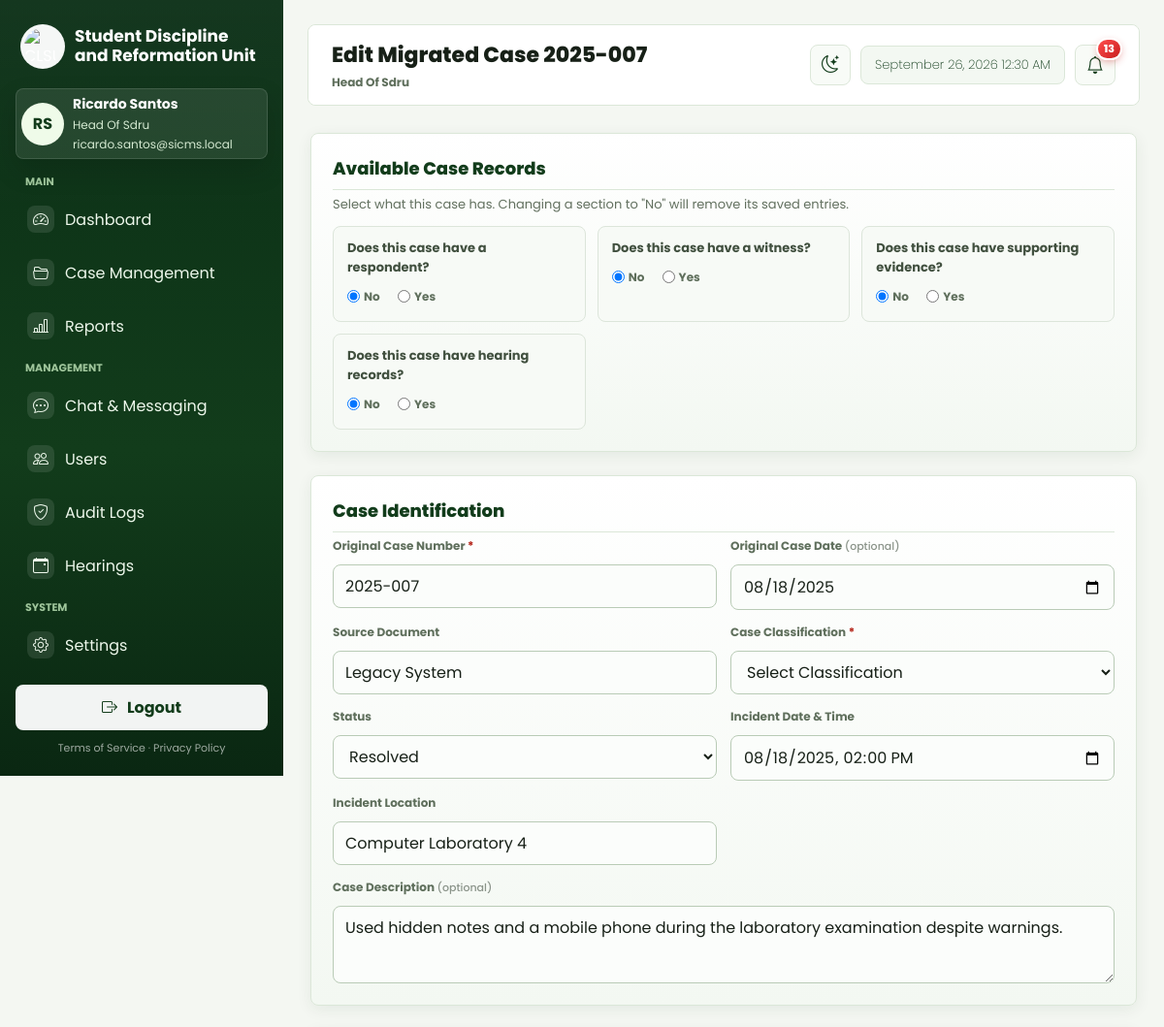
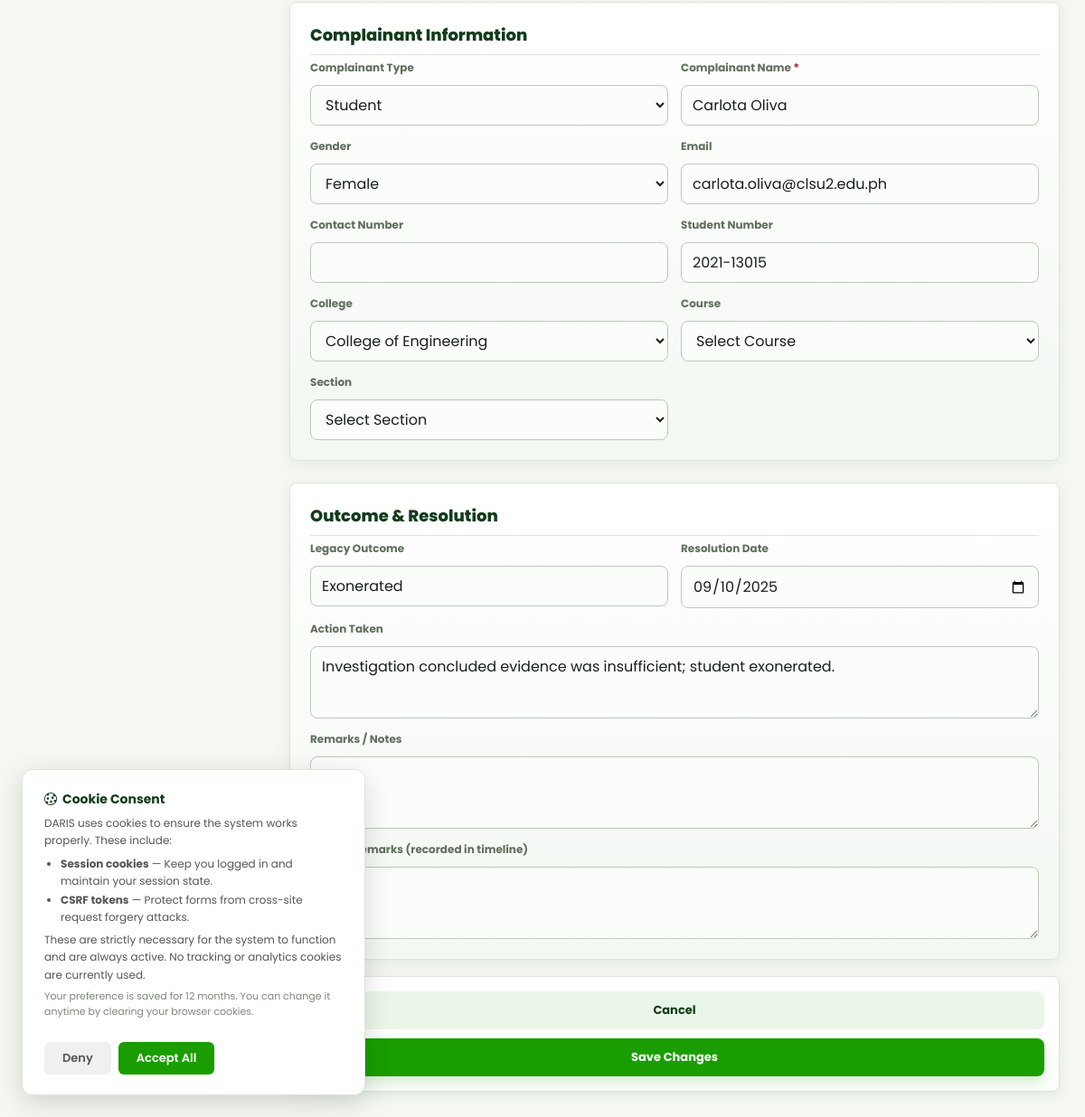
Screenshot of /web/views/legacy_cases/edit.php?id=30 (signed in) with the database file from the repository (2 pictures, top to bottom).
### tables this page shows
CREATE TABLE `accounts` (
  `account_id` int UNSIGNED NOT NULL,
  `first_name` varchar(100) NOT NULL,
  `last_name` varchar(100) NOT NULL,
  `email` varchar(255) NOT NULL,
  `password_hash` varchar(255) DEFAULT NULL,
  `auth_provider` varchar(50) DEFAULT NULL,
  `role` varchar(50) NOT NULL DEFAULT 'student',
  `status` varchar(20) NOT NULL DEFAULT 'active',
  `college_id` int UNSIGNED DEFAULT NULL,
  `student_number` varchar(50) DEFAULT NULL,
  `college` varchar(255) DEFAULT NULL,
  `course` varchar(255) DEFAULT NULL,
  `section` varchar(50) DEFAULT NULL,
  `created_at` datetime NOT NULL DEFAULT CURRENT_TIMESTAMP,
  `updated_at` datetime NOT NULL DEFAULT CURRENT_TIMESTAMP ON UPDATE CURRENT_TIMESTAMP,
  `phone_number` varchar(20) NOT NULL DEFAULT '',
  `gender` varchar(20) NOT NULL DEFAULT '',
  `birthday` date DEFAULT NULL,
  `address` text NOT NULL,
  `profile_pic` varchar(255) DEFAULT NULL
);

CREATE TABLE `complaints` (
  `complaint_id` int UNSIGNED NOT NULL,
  `case_number` varchar(50) NOT NULL,
  `complaint_title` varchar(255) NOT NULL,
  `submitted_by_account_id` int UNSIGNED NOT NULL,
  `complainant_name` varchar(255) NOT NULL,
  `complainant_gender` varchar(20) DEFAULT NULL,
  `complainant_age` int UNSIGNED DEFAULT NULL,
  `complainant_address` text,
  `complainant_type` varchar(50) NOT NULL DEFAULT 'Student',
  `complainant_relationship` varchar(100) DEFAULT NULL,
  `complainant_employee_no` varchar(100) DEFAULT NULL,
  `complainant_department` varchar(255) DEFAULT NULL,
  `complainant_position` varchar(255) DEFAULT NULL,
  `complainant_affiliation` varchar(255) DEFAULT NULL,
  `complainant_purpose` varchar(255) DEFAULT NULL,
  `complainant_student_no` varchar(50) DEFAULT NULL,
  `complainant_email` varchar(255) DEFAULT NULL,
  `complainant_contact` varchar(50) DEFAULT NULL,
  `complainant_college` varchar(255) DEFAULT NULL,
  `complainant_course` varchar(255) DEFAULT NULL,
  `complainant_year_level` varchar(50) DEFAULT NULL,
  `complainant_section` varchar(50) DEFAULT NULL,
  `complainant_course_year` varchar(100) DEFAULT NULL,
  `case_classification` varchar(100) NOT NULL,
  `incident_datetime` datetime DEFAULT NULL,
  `incident_location` varchar(255) DEFAULT NULL,
  `complaint_details` text,
  `status` varchar(50) NOT NULL DEFAULT 'Under Investigation',
  `respondent_released_at` datetime DEFAULT NULL,
  `respondent_released_by_account_id` int UNSIGNED DEFAULT NULL,
  `respondent_visibility` text,
  `assigned_coordinator_account_id` int UNSIGNED DEFAULT NULL,
  `assigned_reformation_coordinator_account_id` int UNSIGNED DEFAULT NULL,
  `reformation_completed_at` datetime DEFAULT NULL,
  `submitted_at` datetime NOT NULL DEFAULT CURRENT_TIMESTAMP,
  `created_at` datetime NOT NULL DEFAULT CURRENT_TIMESTAMP,
  `updated_at` datetime NOT NULL DEFAULT CURRENT_TIMESTAMP ON UPDATE CURRENT_TIMESTAMP,
  `case_source` varchar(20) NOT NULL DEFAULT 'Online Submission',
  `original_case_date` date DEFAULT NULL,
  `legacy_outcome` varchar(255) DEFAULT NULL,
  `action_taken` text,
  `resolution_date` date DEFAULT NULL,
  `remarks_notes` text,
  `legacy_entry_source` varchar(100) DEFAULT NULL,
  `outcome` text
);

### web/views/legacy_cases/edit.php (the view, shortened to what the rows shown need)
<?php
require_once __DIR__ . '/../../controllers/LegacyCaseController.php';
require_once __DIR__ . '/../../helpers/Security.php';
$controller = new LegacyCaseController();
$complaintId = (int) ($_GET['id'] ?? 0);
$viewData = $controller->edit($complaintId);
$user = $viewData['user'];
$case = $viewData['case'];
$statuses = $viewData['statuses'];
$colleges = $viewData['colleges'];
$old = $viewData['old'];
if (!function_exists('h')) {
    function h($value) {
        return htmlspecialchars((string) $value, ENT_QUOTES, 'UTF-8');
    }
}
if (!function_exists('val')) {
    function val($case, $old, $key) {
        $v = $old[$key] ?? ($case[$key] ?? '');
        return htmlspecialchars((string) $v);
    }
}
if (!function_exists('selected_if')) {
    function selected_if($value, $option) {
        return $value === $option ? 'selected' : '';
    }
}
?>
<!DOCTYPE html>
<html lang="en">
<head>
    <link rel="stylesheet" href="../layout/style.css">
    <link rel="stylesheet" href="../layout/sidebar.css">
    <link rel="stylesheet" href="../layout/cases.css">
    <link rel="stylesheet" href="../layout/complaint-form.css">
    <link rel="stylesheet" href="../layout/legacy_cases.css">
    <link rel="stylesheet" href="https://cdn.jsdelivr.net/npm/bootstrap-icons@1.11.3/font/bootstrap-icons.min.css">
    <link rel="stylesheet" href="../layout/system.css?v=2">
</head>
<body>
    <div class="dashboard-shell">
        <?php require __DIR__ . '/../layout/sidebar.php'; ?>
        <div class="case-shell app-content">
            <?php $pageTitle = 'Edit Migrated Case ' . $case['case_number']; require __DIR__ . '/../layout/topbar.php'; ?>
        <main class="case-wrap">
            <form id="legacyEditForm" method="POST" action="index.php" enctype="multipart/form-data" data-sicms-validate>
                <section class="form-section optional-ask-section">
                    <h2>Available Case Records</h2>
                </section>
                <section class="form-section">
                    <h2>Case Identification</h2>
                    <div class="form-grid">
                        <div class="field">
                            <label>Original Case Number <span class="required">*</span></label>
                            <input name="case_number" value="<?= val($case, $old, 'case_number') ?>" required maxlength="50">
                        </div>
                        <div class="field">
                            <label>Original Case Date <span class="optional">(optional)</span></label>
                            <input type="date" name="original_case_date" value="<?= val($case, $old, 'original_case_date') ?>">
                        </div>
                        <div class="field">
                            <label>Source Document</label>
                            <input name="legacy_entry_source" value="<?= val($case, $old, 'legacy_entry_source') ?>">
                        </div>
                        <div class="field">
                            <label>Status</label>
                            <select name="status">
                                <?php foreach ($statuses as $status): ?>
                                    <option value="<?= h($status) ?>" <?= selected_if($case['status'], $status) ?>><?= h($status) ?></option>
                                <?php endforeach; ?>
                            </select>
                        </div>
                        <div class="field">
                            <label>Incident Date &amp; Time</label>
                            <input type="datetime-local" name="incident_datetime" value="<?= h($case['incident_datetime']) ?>">
                        </div>
                        <div class="field">
                            <label>Incident Location</label>
                            <input name="incident_location" value="<?= val($case, $old, 'incident_location') ?>">
                        </div>
                        <div class="field full">
                            <label>Case Description <span class="optional">(optional)</span></label>
                            <textarea name="complaint_details"><?= val($case, $old, 'complaint_details') ?></textarea>
                        </div>
                    </div>
                </section>
                <section class="form-section">
                    <h2>Complainant Information</h2>
                    <div class="form-grid">
                        <div class="field">
                            <label>Complainant Name <span class="required">*</span></label>
                            <input name="complainant_name" value="<?= val($case, $old, 'complainant_name') ?>" required>
                        </div>
                        <div class="field"><label>Email</label><input name="complainant_email" value="<?= val($case, $old, 'complainant_email') ?>"></div>
                        <div class="field complainant-student"><label>Student Number</label><input name="complainant_student_no" value="<?= val($case, $old, 'complainant_student_no') ?>"></div>
                        <div class="field complainant-student">
                            <label>College</label>
                            <select name="complainant_college">
                                <?php foreach ($colleges as $college): ?>
                                    <option value="<?= h($college) ?>" <?= selected_if($case['complainant_college'], $college) ?>><?= h($college) ?></option>
                                <?php endforeach; ?>
                            </select>
                        </div>
                    </div>
                </section>
                <section class="form-section">
                    <h2>Outcome &amp; Resolution</h2>
                    <div class="form-grid">
                        <div class="field"><label>Legacy Outcome</label><input name="legacy_outcome" value="<?= val($case, $old, 'legacy_outcome') ?>"></div>
                        <div class="field"><label>Resolution Date</label><input type="date" name="resolution_date" value="<?= val($case, $old, 'resolution_date') ?>"></div>
                        <div class="field full"><label>Action Taken</label><textarea name="action_taken"><?= val($case, $old, 'action_taken') ?></textarea></div>
                    </div>
                </section>
            </form>
        </main>
        </div>
    </div>
</body>
</html>

### web/views/layout/sidebar.php (shortened to what the rows shown need)
<?php
require __DIR__ . '/navigation.php';
$userEmail = isset($user['email']) ? $user['email'] : '';
?>
<aside class="sidebar" id="app-sidebar">
    <div class="sidebar-profile">
        <div class="avatar" aria-hidden="true"><?php $avatarUrl = profile_pic_url($user); ?>
        <?php if ($avatarUrl): ?><img src="<?= h($avatarUrl) ?>" alt=""><?php else: ?><?= h($initials) ?><?php endif; ?></div>
        <div>
            <div class="profile-name"><?= h($displayName) ?></div>
            <div class="profile-role"><?= h($roleLabel) ?></div>
            <div class="profile-email"><?= h($userEmail) ?></div>
        </div>
    </div>
</aside>

### web/views/layout/topbar.php (shortened to what the rows shown need)
<?php
require __DIR__ . '/navigation.php';
require_once __DIR__ . '/../../helpers/Security.php';
$pageTitle = $pageTitle ?? 'Dashboard';
$hidePageTitle = $hidePageTitle ?? false;
?>
<div class="app-topbar-container">
    <header class="app-topbar<?= $hidePageTitle ? ' app-topbar-titleless' : '' ?>">
        <?php if (!$hidePageTitle): ?>
            <div class="app-topbar-title">
                <h1><?= h($pageTitle) ?></h1>
                <p><?= h($roleLabel) ?></p>
            </div>
        <?php endif; ?>
    </header>
</div>

### rows the page displays
accounts: initials "RS", displayName "Ricardo Santos", role "Head Of Sdru", email "ricardo.santos@sicms.local"
complaints: case_number "2025-007", original_case_date "08/18/2025", legacy_entry_source "Legacy System", status "Resolved", incident_datetime "08/18/2025 14:00", incident_location "Computer Laboratory 4", complaint_details "Used hidden notes and a mobile phone during the laboratory examination despite warnings.", complainant_name "Carlota Oliva", complainant_email "carlota.oliva@clsu2.edu.ph", complainant_student_no "2021-13015", complainant_college "College of Engineering", legacy_outcome "Exonerated", resolution_date "09/10/2025", action_taken "Investigation concluded evidence was insufficient; student exonerated."

### other values shown
$groupLabel "MAIN"
$item['label'] "Dashboard"
$item['label'] "Case Management"
$item['label'] "Reports"
$groupLabel "MANAGEMENT"
$item['label'] "Chat & Messaging"
$item['label'] "Users"
$item['label'] "Audit Logs"
$item['label'] "Hearings"
$groupLabel "SYSTEM"
$item['label'] "Settings"
$pageTitle "Edit Migrated Case 2025-007"
$unreadNotificationCount "13"
